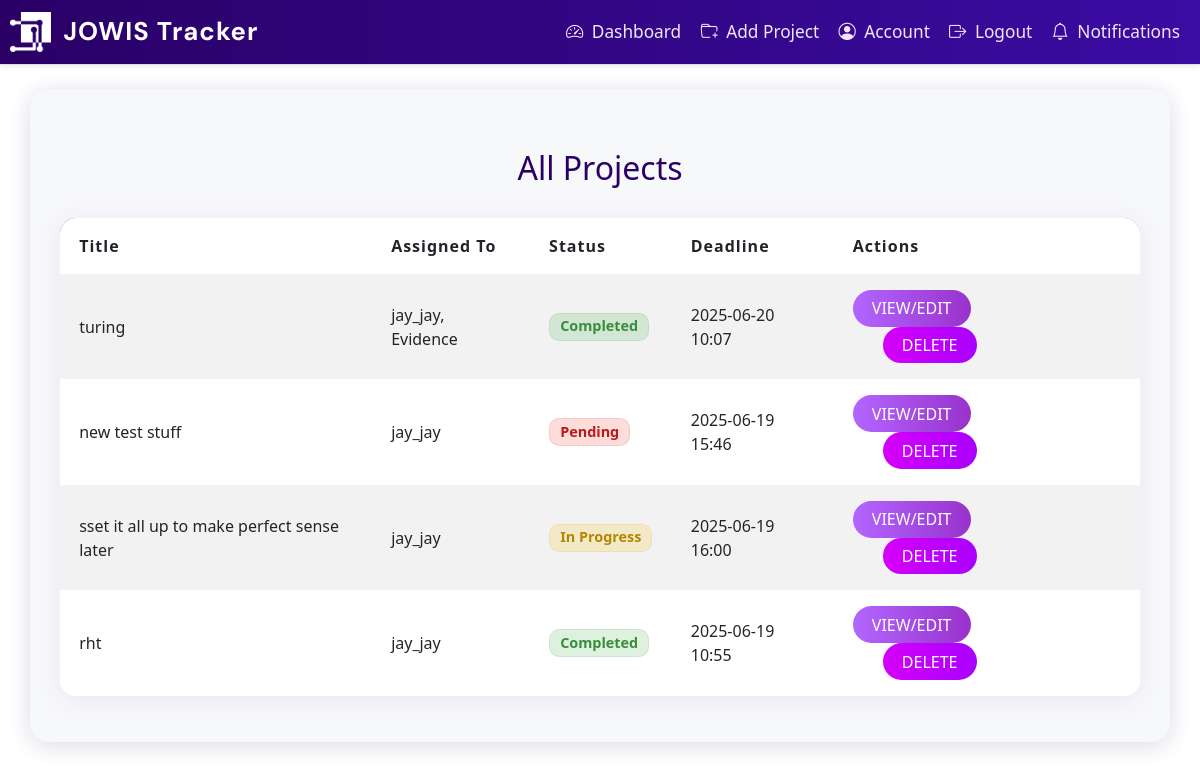
Before: /admin/projects (signed in) with the older database file.
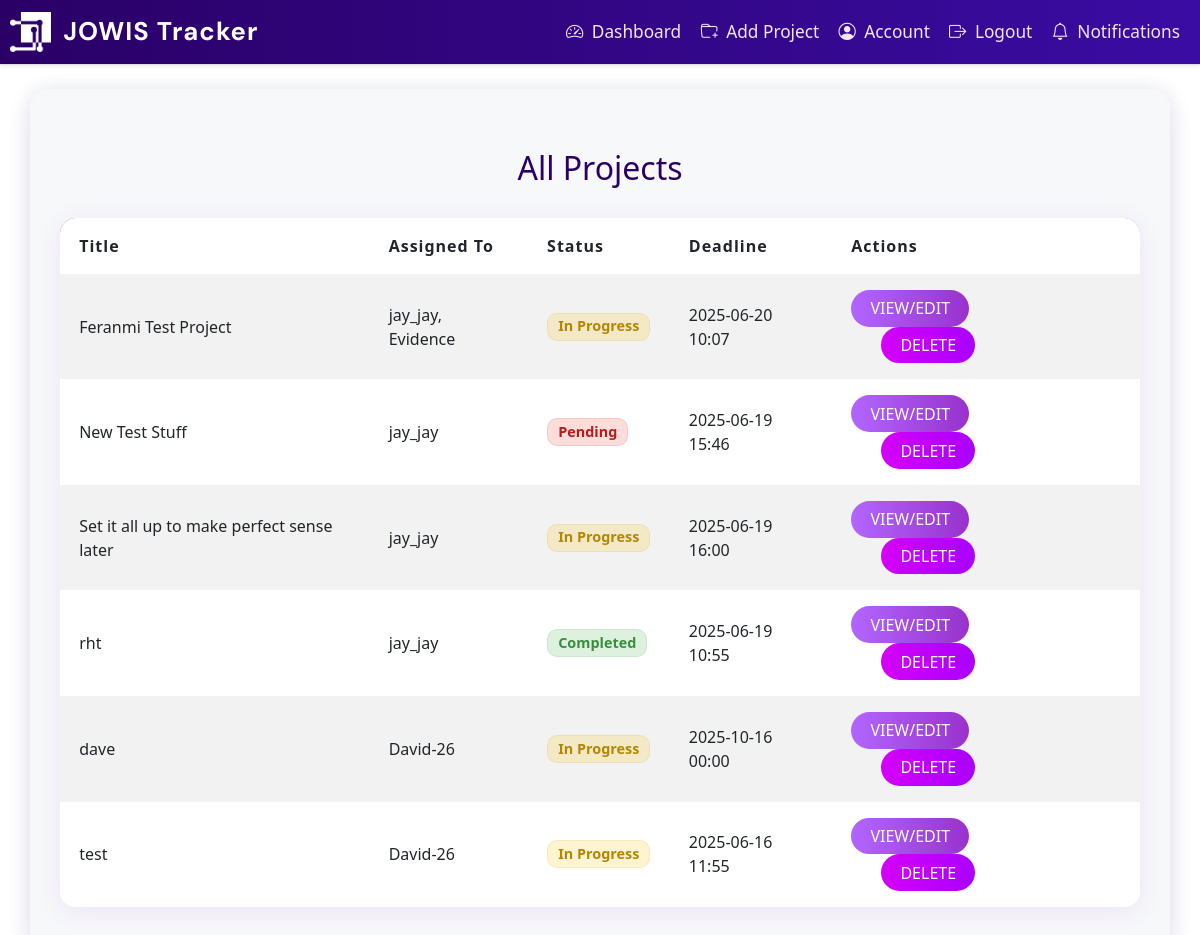
After: the same page with the newer database file.
### app/dbmodels.py (models this page shows, shortened)
class Project(db.Model):
    id = db.Column(db.Integer, primary_key=True, autoincrement=True)
    title = db.Column(db.String(150), nullable=False)
    description = db.Column(db.Text, nullable=False)
    tasks = db.relationship("Task", backref="project", cascade="all, delete-orphan", passive_deletes=True)
    milestones = db.relationship("Milestone", backref="project", cascade="all, delete-orphan", passive_deletes=True)
    deadline = db.Column(db.DateTime, nullable=False, default = datetime.now(timezone.utc)) # default to current time in UTC
    status = db.Column(db.String(20), nullable=False, default="Pending")
    comment = db.Column(db.Text, nullable=True)
    users = db.relationship(
        'User',
        secondary=project_users,
        back_populates='projects'
    )

class User(db.Model, UserMixin):
    id = db.Column(db.Integer, primary_key=True)
    username = db.Column(db.String(150), unique=True, nullable=False)
    email = db.Column(db.String(150), unique=True, nullable=False)
    password_hash = db.Column(db.String(150), nullable=False)
    tasks = db.relationship("Task", backref="assigned_to", cascade='all, delete-orphan',passive_deletes=True)
    role = db.Column(db.String(50), nullable=False, default="employee") # or admin
    must_change_password = db.Column(db.Boolean, default=True)
    projects = db.relationship(
        'Project',
        secondary=project_users,
        back_populates='users'
    )
    reset_code = db.Column(db.String(8), nullable=True)
    reset_code_expiry = db.Column(db.DateTime, nullable=True)

### app/routes.py (the view)
@main.route('/admin/projects')
@login_required
def admin_projects():
    if current_user.role != "admin":
        abort(403)
    status = request.args.get('status')
    show_completed = request.args.get('show_completed')
    if status:
        projects = Project.query.filter_by(status=status).all()
    elif show_completed:
        projects = Project.query.filter_by(status='Completed').all() if current_user.role == "admin" else [p for p in current_user.projects if p.status == 'Completed']
    else:
        projects = Project.query.all()
    return render_template('admin_projects.html', projects=projects)

### app/templates/admin_projects.html
{% extends "base.html" %}
{% block content %}
<div class="container mt-4">
  <h2>All Projects{% if request.args.get('status') %} ({{ request.args.get('status') }}){% endif %}</h2>
  <table class="table table-striped">
    <thead>
      <tr>
        <th>Title</th>
        <th>Assigned To</th>
        <th>Status</th>
        <th>Deadline</th>
        <th>Actions</th>
      </tr>
    </thead>
    <tbody>
      {% for project in projects %}
      <tr>
        <td>{{ project.title }}</td>
        <td>
          {% for user in project.users %}
            {{ user.username }}{% if not loop.last %}, {% endif %}
          {% endfor %}
        </td>
        <td>
          {% if project.status == 'Completed' %}
            <span class="badge bg-success">Completed</span>
          {% elif project.status == 'Pending' %}
            <span class="badge bg-danger">Pending</span>
          {% elif project.status == 'In Progress' %}
            <span class="badge bg-warning text-dark">In Progress</span>
          {% else %}
            <span class="badge bg-secondary">Unknown</span>
          {% endif %}
        </td>
        <td>{{ project.deadline.strftime('%Y-%m-%d %H:%M') if project.deadline else 'N/A' }}</td>
        <td>
          <a href="{{ url_for('main.admin_project_detail', project_id=project.id) }}" class="btn btn-info btn-sm">View/Edit</a>
          <form action="{{ url_for('main.delete_project', project_id=project.id) }}" method="POST" style="display:inline;">
            <button type="submit" class="btn btn-danger btn-sm" onclick="return confirm('Delete this project?');">Delete</button>
          </form>
        </td>
      </tr>
      {% endfor %}
    </tbody>
  </table>
</div>
{% endblock %}

Changed rows visible on the page:
changed Project: title "turing" → "Feranmi Test Project"; status "Completed" → "In Progress"
changed Project: title "new test stuff" → "New Test Stuff"
changed Project: title "sset it all up to make perfect sense later" → "Set it all up to make perfect sense later"
added Project: title "dave", status "In Progress", deadline "2025-10-16 00:00"
added User: username "David-26"
added Project: title "test", status "In Progress", deadline "2025-06-16 11:55"
